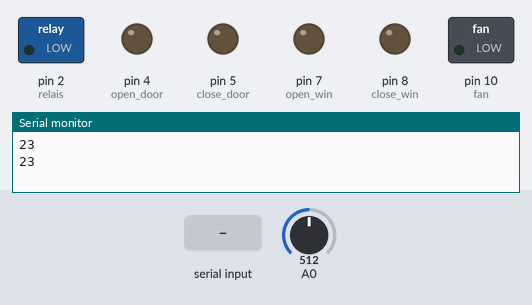
Bench run of a sketch on a simulated Arduino Uno, built with avr-gcc and run on an emulated ATmega328P. On the bench: switched loads named in the sketch (green lamp = pin HIGH), output pins drawn as LEDs (lit = HIGH), the last lines printed to the serial monitor. Inputs (shaded band) come from the test bench; at power-on: A0 = 512.

Above: at 1.8 s.
1.9 s: "A\n" received over Serial
At 2.7 s:
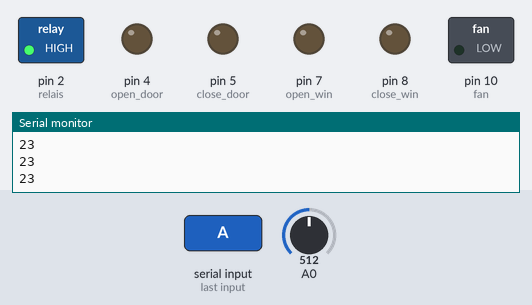
3.5 s: "C\n" received over Serial
At 4.3 s:
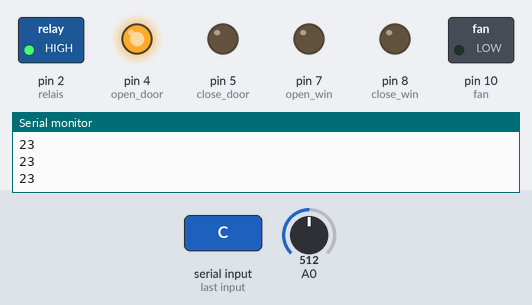
6.3 s: "D\n" received over Serial
At 7.4 s:
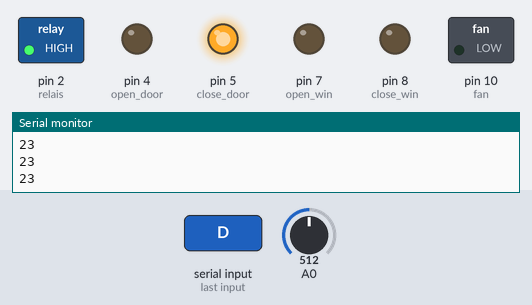
9.1 s: "E\n" received over Serial
At 10.2 s:
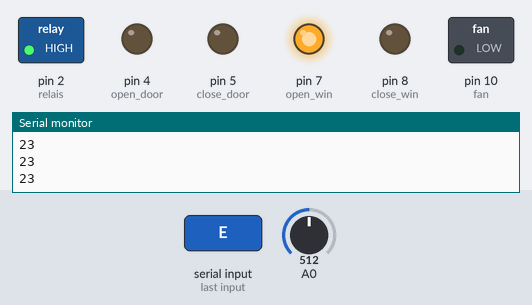
11.9 s: "F\n" received over Serial
At 12.6 s:
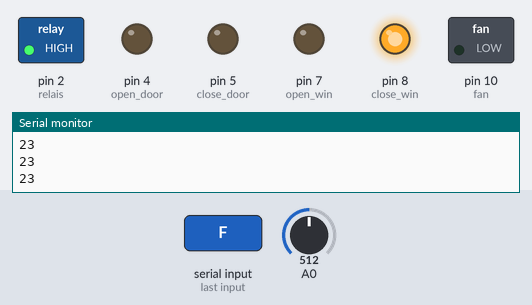
14.3 s: "G\n" received over Serial
At 16.2 s:
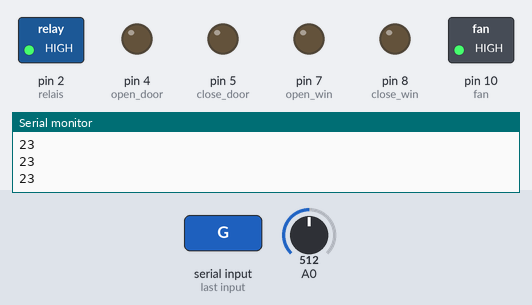
Timing chart, 0 to 17.3 s (numbered marks = the images above; inputs shaded):
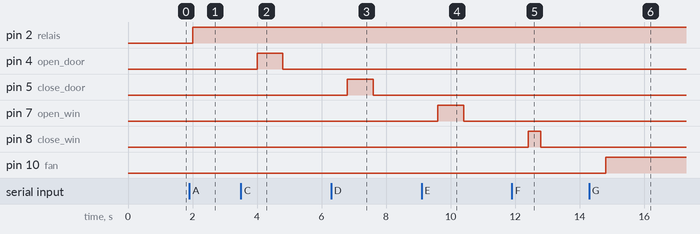

The sketch:

Arduino_Sketch.ino
```cpp
int relais=2;
int temp;
String val;
int open_door=4;
int close_door=5;
int open_win=7;
int close_win=8;
int fan=10;
void setup() {
  // put your setup code here, to run once:
pinMode(A0,INPUT);
Serial.begin(9600);
pinMode(relais,OUTPUT);
pinMode(open_door,OUTPUT);
pinMode(close_door,OUTPUT);
pinMode(open_win,OUTPUT);
pinMode(close_win,OUTPUT);
pinMode(fan,OUTPUT);
}

void loop() {
  // put your main code here, to run repeatedly:
temp=analogRead(A0);
temp=temp*5/1024;
temp=temp*100;
temp=273-temp;
temp-=50;
Serial.println(temp);
delay(1000);
 String(temp, DEC);
if(Serial.available()){
  val=Serial.readStringUntil('\n');
  val.replace('\n','\0');
  val.replace('\r','\0');
  val.trim();
  if (val.equals("A"))  digitalWrite(relais,HIGH);
   if (val.equals("B"))  digitalWrite(relais,LOW);
   if (val.equals("C")) { digitalWrite(close_door,LOW);digitalWrite(open_door,HIGH);delay(800); digitalWrite(open_door,LOW);}
   if (val.equals("D")) { digitalWrite(open_door,LOW);  digitalWrite(close_door,HIGH);delay(800); digitalWrite(close_door,LOW);}
   if (val.equals("E")) { digitalWrite(close_win,LOW); digitalWrite(open_win,HIGH);delay(800); digitalWrite(open_win,LOW);}
   if (val.equals("F")) { digitalWrite(open_win,LOW);digitalWrite(close_win,HIGH);delay(400); digitalWrite(close_win,LOW); }
  if (val.equals("G"))  digitalWrite(fan,HIGH);
  if (val.equals("H") ) digitalWrite(fan,LOW);}


  }
```

Measured:
- after the input at 1.9 s, pin 2 (relais): LOW → HIGH after 0.10 s
- after the input at 3.5 s, pin 4 (open_door): LOW → HIGH after 0.50 s, → LOW 0.80 s later
- after the input at 6.3 s, pin 5 (close_door): LOW → HIGH after 0.50 s, → LOW 0.80 s later
- after the input at 9.1 s, pin 7 (open_win): LOW → HIGH after 0.50 s, → LOW 0.80 s later
- after the input at 11.9 s, pin 8 (close_win): LOW → HIGH after 0.50 s, → LOW 0.40 s later
- after the input at 14.3 s, pin 10 (fan): LOW → HIGH after 0.50 s
